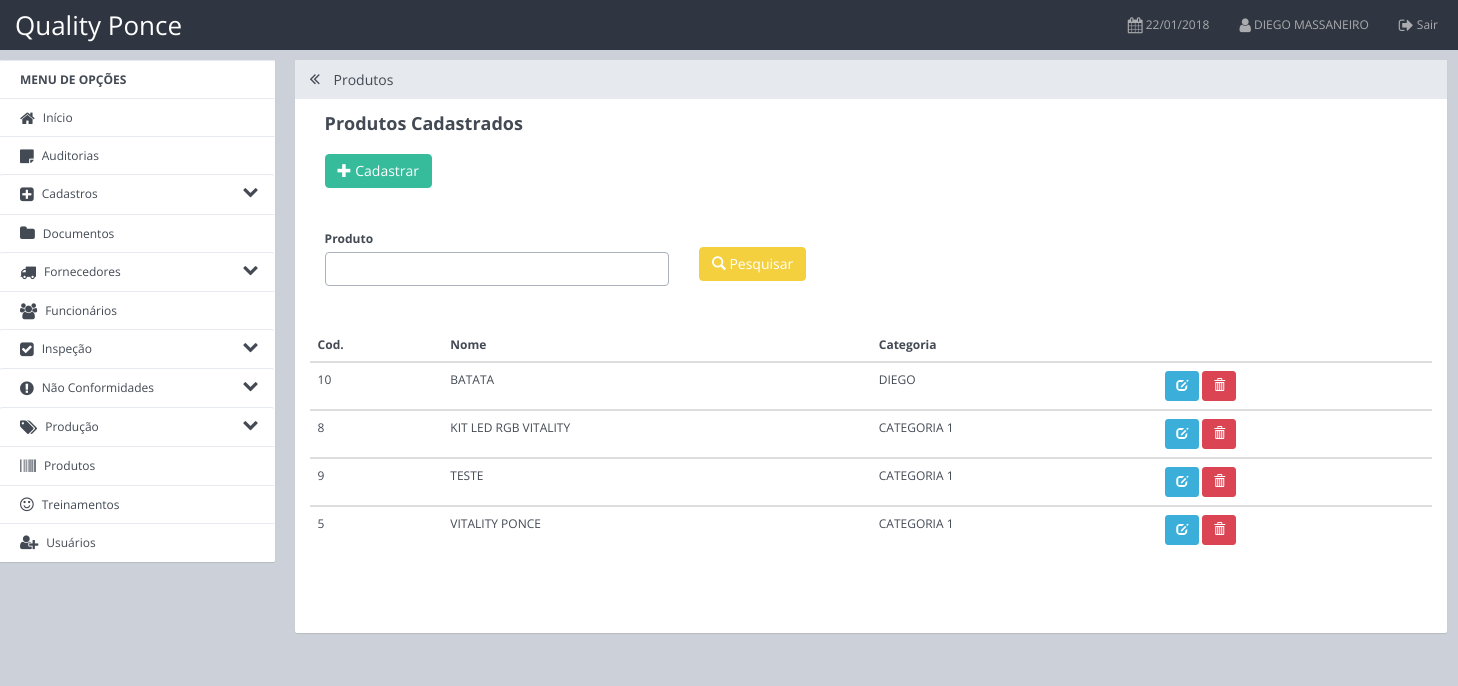
The app's page /App/Views/cadastros/produto.php (signed in) with its own data.
### tables this page shows
CREATE TABLE `funcionario` (
  `id` int(11) NOT NULL,
  `nome` varchar(200) NOT NULL,
  `sobrenome` varchar(100) NOT NULL,
  `sexo` char(1) NOT NULL,
  `dataCadastro` date NOT NULL,
  `setorId` int(11) NOT NULL,
  `situacao` char(1) NOT NULL
);

CREATE TABLE `produto` (
  `id` int(11) NOT NULL,
  `nome` varchar(100) NOT NULL,
  `descricao` varchar(300) NOT NULL,
  `categoriaId` int(11) NOT NULL,
  `situacao` char(1) NOT NULL
);

CREATE TABLE `categoria` (
  `id` int(11) NOT NULL,
  `descricao` varchar(100) DEFAULT NULL
);

### Config/ConexaoPDO.php (called while the page is built, shortened)
<?php
class ConexaoPDO {
    public static $instance;
    public static function getInstance() {
        if (!isset(self::$instance)) {
            self::$instance = new PDO('mysql:host=localhost;dbname=mydb', 'root', 'ma323410', array(PDO::MYSQL_ATTR_INIT_COMMAND => "SET NAMES utf8"));
            self::$instance->setAttribute(PDO::ATTR_ERRMODE, PDO::ERRMODE_EXCEPTION);
            self::$instance->setAttribute(PDO::ATTR_ORACLE_NULLS, PDO::NULL_EMPTY_STRING);
        }
        return self::$instance;
    }
}

### App/DAO/UsuarioDAO.php (called while the page is built, shortened)
<?php
class UsuarioDAO {
    public function BuscarNomeFuncionario($funcionarioId) {
        try {
            $sql = "SELECT * FROM funcionario WHERE id = '$funcionarioId'
                     order by nome desc limit 1";
            $p_sql = ConexaoPDO::getInstance()->query($sql);
            $p_sql->execute();
            return $this->ListaFuncionario($p_sql->fetch(PDO::FETCH_ASSOC));
        } catch (Exception $e) {
            print "Ocorreu um erro ao tentar buscar." . $e;
        }
    }
    private function ListaFuncionario($row) {
        $funcionario = new Funcionario();
        $funcionario->setId($row['id']);
        $funcionario->setNome($row['nome']);
        $funcionario->setSobrenome($row['sobrenome']);
        $funcionario->setSexo($row['sexo']);
        $funcionario->setDataCadastro($row['dataCadastro']);
        $funcionario->setSetorId($row['setorId']);
        return $funcionario;
    }
}

### App/Model/Funcionario.php (called while the page is built, shortened)
<?php
class Funcionario {
    private $nome;
    function getNome() {
        return $this->nome;
    }
    function setNome($nome) {
        $this->nome = $nome;
    }
}

### App/DAO/ProdutoDAO.php (called while the page is built, shortened)
<?php
class ProdutoDAO {
    public function BuscarTodosProdutos() {
        try {
            $sql = "SELECT * FROM produto order by nome asc";
            $result = ConexaoPDO::getInstance()->query($sql);
            $lista = $result->fetchAll(PDO::FETCH_ASSOC);
            $f_lista = array();
            foreach ($lista as $l) {
                $f_lista[] = $this->lista($l);
            }
            return $f_lista;
        } catch (Exception $e) {
            print "Ocorreu um erro ao tentar Buscar Todos." . $e;
        }
    }
    private function Lista($row) {
        $produto = new Produto();
        $produto->setId($row['id']);
        $produto->setNome($row['nome']);
        $produto->setDescricao($row['descricao']);
        $produto->setCategoriaId($row['categoriaId']);
        $produto->setSituacao($row['situacao']);
        return $produto;
    }
}

### App/Model/Produto.php (called while the page is built, shortened)
<?php
class Produto {
   private $id;
   private $nome;
   private $categoriaId;
   function getId() {
       return $this->id;
   }
   function getNome() {
       return $this->nome;
   }
   function getCategoriaId() {
       return $this->categoriaId;
   }
   function setId($id) {
       $this->id = $id;
   }
   function setNome($nome) {
       $this->nome = $nome;
   }
   function setCategoriaId($categoriaId) {
       $this->categoriaId = $categoriaId;
   }
}

### App/DAO/CategoriaDAO.php (called while the page is built, shortened)
<?php
class CategoriaDAO {
     public function BuscarNomeCategoria($categoriaId) {
        try {
            $sql = "SELECT * FROM categoria WHERE id = '$categoriaId'
                     order by descricao desc limit 1";
            $p_sql = ConexaoPDO::getInstance()->query($sql);
            $p_sql->execute();
            return $this->listaNome($p_sql->fetch(PDO::FETCH_ASSOC));
        } catch (Exception $e) {
            print "Ocorreu um erro ao tentar buscar.".$e;
        }
    }
    private function listaNome($row) {
        $cat2 = new Categoria();
        $cat2->setDescricao($row['descricao']);
        return $cat2;
    }
}

### App/Model/Categoria.php (called while the page is built, shortened)
<?php
class Categoria {
    private $descricao;
    function getDescricao() {
        return $this->descricao;
    }
    function setDescricao($descricao) {
        $this->descricao = $descricao;
    }
}

### App/Views/cadastros/produto.php (the view, shortened to what this page needs)
<?php
include_once '../../../Config/ConexaoPDO.php';
include_once '../../DAO/CategoriaDAO.php';
include_once '../../DAO/ProdutoDAO.php';
include_once '../../Model/Categoria.php';
include_once '../../Model/Produto.php';
$produtoDao = new ProdutoDAO();
?>
<!DOCTYPE html>
<html>
    <head>
        <?php include '../estrutura/head.php'; ?>
    </head>
    <body>
        <?php include '../estrutura/menu.php'; ?>
        <div class="container-fluid">
            <div class="row row-offcanvas row-offcanvas-left">
                <?php include '../estrutura/menulateral.php'; ?>
                <div class="col-xs-12 col-sm-9 content">
                    <div class="panel panel-default">
                        <div class="panel-heading">
                            <h3 class="panel-title"><a href="javascript:void(0);" class="toggle-sidebar"><span class="fa fa-angle-double-left" data-toggle="offcanvas" title="Esconder Menu"></span></a> Produtos</h3>
                        </div>
                        <div class="panel-body">
                            <div class="content-row">
                                <div class="row">
                                    <div class="col-md-12">
                                        <h2 class="content-row-title">Produtos Cadastrados</h2>
                                        <div class="row">
                                            <div class="col-md-2">
                                                <button type="button" class="btn btn-info " data-toggle="modal" data-target="#add"><i class="glyphicon glyphicon-plus"></i> Cadastrar</button>
                                            </div>
                                        </div>
                                        <br>
                                        <div class="row">
                                            <div class="col-md-4">
                                                <label>Produto</label>
                                                <input type="text" class="form-control">
                                            </div>
                                            <div class="col-md-1">
                                                <br>
                                                <button type="button" class="btn btn-warning"><span class="glyphicon glyphicon-search"></span> Pesquisar</button>
                                            </div>
                                        </div>
                                        <br>
                                        <div class="row">
                                            <div class="table-responsive">
                                                <table class="table">
                                                    <thead>
                                                        <tr>
                                                            <th>Cod.</th>
                                                            <th>Nome</th>
                                                            <th>Categoria</th>
                                                            <th></th>
                                                        </tr>
                                                    </thead>
                                                    <tbody>
                                                        <?php
                                                        foreach ($produtoDao->BuscarTodosProdutos() as $produtoDao) {
                                                            $categoria = new CategoriaDAO();
                                                            $nm_categoria = $categoria->BuscarNomeCategoria($produtoDao->getCategoriaId())
                                                            ?>
                                                            <tr>
                                                                <td><?= $produtoDao->getId() ?></td>
                                                                <td><?= $produtoDao->getNome() ?></td>
                                                                <td><?= $nm_categoria->getDescricao() ?></td>
                                                                <td><button class="btn btn-sm btn-primary" data-toggle="modal" data-target="#edit<?= $produtoDao->getId() ?>"><i class="glyphicon glyphicon-edit"></i> </button>
                                                                    <button class="btn btn-sm btn-danger" data-toggle="modal" data-target="#deletar<?= $produtoDao->getId() ?>"><i class="glyphicon glyphicon-trash"></i></button>  </td>
                                                            </tr>
                                                        </tbody>
                                                    <?php } ?>
                                                </table>
                                            </div>
                                        </div>
                                    </div>
                                </div>
                            </div>
                        </div>
                    </div>
                </div>
            </div>
        </div>
    </body>
</html>

### App/Views/estrutura/head.php (shortened to what this page needs)
<link rel="stylesheet" href="../dist/css/site.min.css">
<link rel="stylesheet" href="../font/css/font-awesome.min.css">
<link rel="stylesheet" href="../../../css/css_geral.css">

### App/Views/estrutura/menu.php (shortened to what this page needs)
<?php
include_once '../../../Config/ConexaoPDO.php';
include_once '../../DAO/UsuarioDAO.php';
include_once '../../Model/Funcionario.php';
$id_funcionario = $_SESSION['funcionario_id'];
$data_formatada = date('d/m/Y');
$usudao = new UsuarioDAO();
$nm_user = $usudao->BuscarNomeFuncionario($id_funcionario);
$nome_usuario_ativo = strtoupper($nm_user->getNome());
?>
<nav role="navigation" class="navbar navbar-custom">
    <div class="container-fluid">
        <div class="navbar-header" >
            <a href="../pri/principal.php" class="navbar-brand" style="color: white;font-size: 26px">
                Quality Ponce
            </a>
        </div>
        <div id="bs-content-row-navbar-collapse-5" class="collapse navbar-collapse">
            <ul class="nav navbar-nav navbar-right">
                <li class="active"><a href=""><i class="fa fa-calendar fa-lg"></i> <?=$data_formatada?></a></li>
                <li class="active"><a href=""><i class="fa fa-user fa-lg"></i> <?= $nome_usuario_ativo?></a></li>
                <li class="active"><a href="../pri/login.php"><i class="fa fa-sign-out fa-lg "></i> Sair</a></li>
            </ul>
        </div>
    </div>
</nav>

### App/Views/estrutura/menulateral.php (shortened to what this page needs)
<div class="col-xs-6 col-sm-3 sidebar-offcanvas" role="navigation">
    <ul class="list-group panel">
        <li class="list-group-item"><b>MENU DE OPÇÕES</b></li>
        <li class="list-group-item"><a href="../pri/principal"><i class="fa fa-home fa-lg"></i>Início </a></li>
        <li class="list-group-item"><a href="../auditoria/inicio"><i class="fa fa-sticky-note fa-lg"></i>Auditorias </a></li>
        <li><a href="#demo4" class="list-group-item " data-toggle="collapse"><i class="fa fa-plus-square fa-lg"></i>Cadastros  <span class="fa fa-chevron-down fa-lg pull-right"></span></a>
        </li>
        <li class="list-group-item"><a href="../documentos/inicio"><i class="fa fa-folder fa-lg"></i>Documentos</a></li>
        <li><a href="#demo5" class="list-group-item " data-toggle="collapse"><i class="fa fa-truck fa-lg"></i>Fornecedores  <span class="fa fa-chevron-down fa-lg pull-right"></span></a>
        </li>
    <li class="list-group-item"><a href="../cadastros/funcionario"><i class="fa fa-users fa-lg"></i>Funcionários</li></a>
        <li><a href="#demo6" class="list-group-item " data-toggle="collapse"><i class="fa fa-check-square fa-lg"></i>Inspeção  <span class="fa fa-chevron-down fa-lg pull-right"></span></a>
        </li>
        <li><a href="#demo7" class="list-group-item " data-toggle="collapse"><i class="fa fa-exclamation-circle fa-lg"></i>Não Conformidades  <span class="fa fa-chevron-down fa-lg pull-right"></span></a>
        </li>
        <li><a href="#demo8" class="list-group-item " data-toggle="collapse"><i class="fa fa-tags fa-lg"></i>Produção  <span class="fa fa-chevron-down fa-lg pull-right"></span></span></a>
        </li>
        <li class="list-group-item"><a href="../cadastros/produto" ><i class="fa fa-barcode fa-lg"></i>Produtos</a></li>
        <li class="list-group-item"><a href="../treinamento/inicio" ><i class="fa fa-smile-o fa-invers fa-lg"></i>Treinamentos</a></li>
        <li class="list-group-item"><a href="../cadastros/usuario" ><i class="fa fa-user-plus fa-lg"></i>Usuários</a></li>
    </ul>
</div>

### css/css_geral.css (style rules this page uses)
body { background-color: #CCD1D9 }
input { text-transform: uppercase; }

### App/Views/estrutura/head.php (style rules this page uses)
input, textArea { text-transform: uppercase; }

### records on screen
funcionario: nome "DIEGO MASSANEIRO"
produto: id "10", nome "BATATA", categoriaId.descricao "DIEGO"
produto: id "8", nome "KIT LED RGB VITALITY", categoriaId.descricao "CATEGORIA 1"
produto: id "9", nome "TESTE", categoriaId.descricao "CATEGORIA 1"
produto: id "5", nome "VITALITY PONCE", categoriaId.descricao "CATEGORIA 1"
